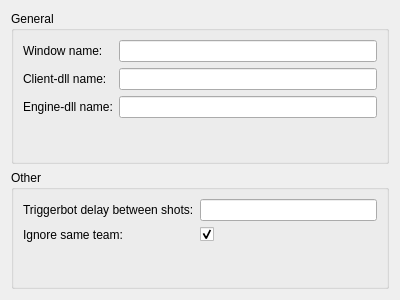
<?xml version="1.0" encoding="UTF-8"?>
<ui version="4.0">
 <class>SettingsWidget</class>
 <widget class="QWidget" name="SettingsWidget">
  <property name="geometry">
   <rect>
    <x>0</x>
    <y>0</y>
    <width>400</width>
    <height>300</height>
   </rect>
  </property>
  <property name="windowTitle">
   <string>Settings</string>
  </property>
  <layout class="QVBoxLayout" name="verticalLayout_2">
   <item>
    <layout class="QVBoxLayout" name="verticalLayout">
     <item>
      <widget class="QGroupBox" name="groupBox">
       <property name="title">
        <string>General</string>
       </property>
       <layout class="QGridLayout" name="gridLayout_2">
        <item row="0" column="0">
         <layout class="QGridLayout" name="gridLayout">
          <item row="1" column="1">
           <widget class="QLineEdit" name="lineEdit_clientDllName"/>
          </item>
          <item row="0" column="0">
           <widget class="QLabel" name="label">
            <property name="text">
             <string>Window name:</string>
            </property>
           </widget>
          </item>
          <item row="0" column="1">
           <widget class="QLineEdit" name="lineEdit_windowName"/>
          </item>
          <item row="1" column="0">
           <widget class="QLabel" name="label_2">
            <property name="text">
             <string>Client-dll name:</string>
            </property>
           </widget>
          </item>
          <item row="2" column="0">
           <widget class="QLabel" name="label_3">
            <property name="text">
             <string>Engine-dll name:</string>
            </property>
           </widget>
          </item>
          <item row="2" column="1">
           <widget class="QLineEdit" name="lineEdit_engineDllName"/>
          </item>
         </layout>
        </item>
        <item row="1" column="0">
         <spacer name="verticalSpacer_2">
          <property name="orientation">
           <enum>Qt::Orientation::Vertical</enum>
          </property>
          <property name="sizeHint" stdset="0">
           <size>
            <width>20</width>
            <height>40</height>
           </size>
          </property>
         </spacer>
        </item>
       </layout>
      </widget>
     </item>
     <item>
      <widget class="QGroupBox" name="groupBox_2">
       <property name="title">
        <string>Other</string>
       </property>
       <layout class="QGridLayout" name="gridLayout_4">
        <item row="0" column="0">
         <layout class="QGridLayout" name="gridLayout_3">
          <item row="0" column="1">
           <widget class="QLineEdit" name="lineEdit_triggerBotDelayBetweenShots"/>
          </item>
          <item row="0" column="0">
           <widget class="QLabel" name="label_4">
            <property name="text">
             <string>Triggerbot delay between shots:</string>
            </property>
           </widget>
          </item>
          <item row="1" column="0">
           <widget class="QLabel" name="label_5">
            <property name="text">
             <string>Ignore same team:</string>
            </property>
           </widget>
          </item>
          <item row="1" column="1">
           <widget class="QCheckBox" name="checkBox_ignoreSameTeam">
            <property name="text">
             <string notr="true"/>
            </property>
            <property name="checked">
             <bool>true</bool>
            </property>
           </widget>
          </item>
         </layout>
        </item>
        <item row="1" column="0">
         <spacer name="verticalSpacer">
          <property name="orientation">
           <enum>Qt::Orientation::Vertical</enum>
          </property>
          <property name="sizeHint" stdset="0">
           <size>
            <width>20</width>
            <height>40</height>
           </size>
          </property>
         </spacer>
        </item>
       </layout>
      </widget>
     </item>
    </layout>
   </item>
  </layout>
 </widget>
 <resources/>
 <connections/>
</ui>
